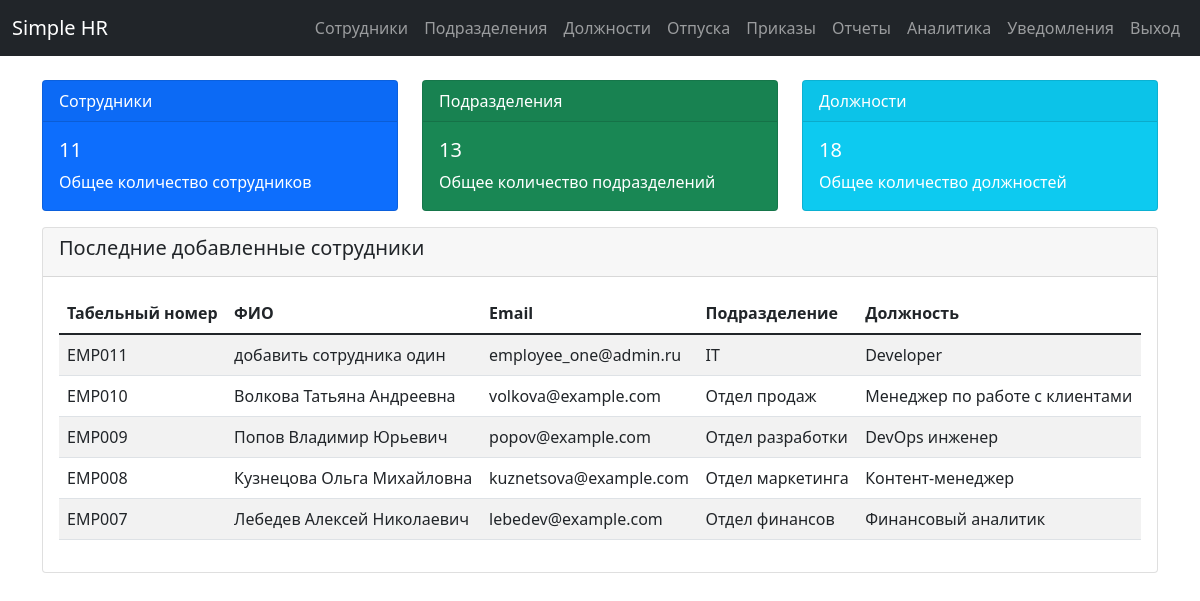
/ (signed in), run on an earlier commit of the app's database.
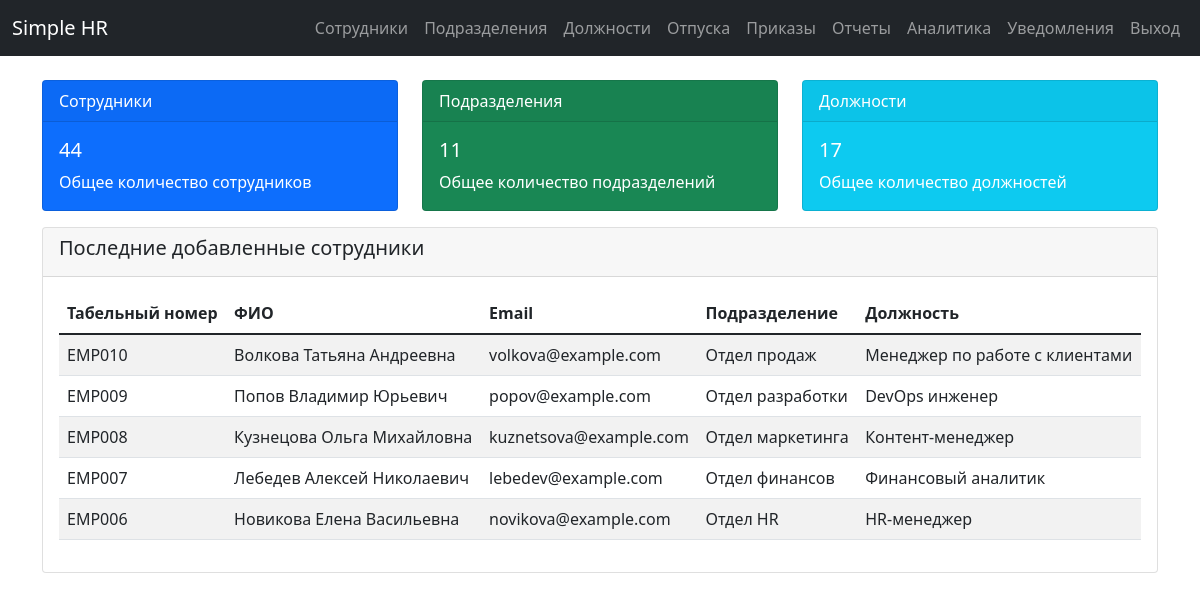
And on a later commit of the database.
### app/models.py (models this page shows)
class Employee(db.Model):
    id = db.Column(db.Integer, primary_key=True)
    full_name = db.Column(db.String(150), nullable=False, index=True)
    email = db.Column(db.String(120), unique=True, nullable=False, index=True)
    employee_id = db.Column(db.String(50), unique=True, nullable=False, index=True)  # табельный номер
    hire_date = db.Column(db.Date, nullable=False, index=True)
    status = db.Column(db.String(20), default='active', index=True)  # active, dismissed
    department_id = db.Column(db.Integer, db.ForeignKey('department.id'), nullable=False, index=True)
    position_id = db.Column(db.Integer, db.ForeignKey('position.id'), nullable=False, index=True)
    __table_args__ = (
        db.Index('idx_employee_status_department', 'status', 'department_id'),
        db.Index('idx_employee_hire_date_status', 'hire_date', 'status'),
    )

class Department(db.Model):
    id = db.Column(db.Integer, primary_key=True)
    name = db.Column(db.String(100), unique=True, nullable=False, index=True)
    employees = db.relationship('Employee', backref='department', lazy=True)

class Position(db.Model):
    id = db.Column(db.Integer, primary_key=True)
    title = db.Column(db.String(100), unique=True, nullable=False, index=True)
    employees = db.relationship('Employee', backref='position', lazy=True)

### app/routes/main.py (the view)
@bp.route('/')
@login_required
def index():
    employee_count = Employee.query.count()
    department_count = Department.query.count()
    position_count = Position.query.count()
    recent_employees = Employee.query.order_by(Employee.id.desc()).limit(5).all()
    return render_template('dashboard.html',
                         employee_count=employee_count,
                         department_count=department_count,
                         position_count=position_count,
                         recent_employees=recent_employees)

### app/templates/dashboard.html (shortened to what this page needs)
{% extends "base.html" %}
{% block content %}
<div class="row">
    <div class="col-md-4">
        <div class="card text-white bg-primary mb-3">
            <div class="card-header">Сотрудники</div>
            <div class="card-body">
                <h5 class="card-title">{{ employee_count }}</h5>
                <p class="card-text">Общее количество сотрудников</p>
            </div>
        </div>
    </div>
    <div class="col-md-4">
        <div class="card text-white bg-success mb-3">
            <div class="card-header">Подразделения</div>
            <div class="card-body">
                <h5 class="card-title">{{ department_count }}</h5>
                <p class="card-text">Общее количество подразделений</p>
            </div>
        </div>
    </div>
    <div class="col-md-4">
        <div class="card text-white bg-info mb-3">
            <div class="card-header">Должности</div>
            <div class="card-body">
                <h5 class="card-title">{{ position_count }}</h5>
                <p class="card-text">Общее количество должностей</p>
            </div>
        </div>
    </div>
</div>
<div class="row">
    <div class="col-md-12">
        <div class="card">
            <div class="card-header">
                <h5>Последние добавленные сотрудники</h5>
            </div>
            <div class="card-body">
                <table class="table table-striped">
                    <thead>
                        <tr>
                            <th>Табельный номер</th>
                            <th>ФИО</th>
                            <th>Email</th>
                            <th>Подразделение</th>
                            <th>Должность</th>
                        </tr>
                    </thead>
                    <tbody>
                        {% for employee in recent_employees %}
                        <tr>
                            <td>{{ employee.employee_id }}</td>
                            <td>{{ employee.full_name }}</td>
                            <td>{{ employee.email }}</td>
                            <td>{{ employee.department.name if employee.department else 'Не указано' }}</td>
                            <td>{{ employee.position.title if employee.position else 'Не указана' }}</td>
                        </tr>
                        {% endfor %}
                    </tbody>
                </table>
            </div>
        </div>
    </div>
</div>
{% endblock %}

What changed in the data, as far as the page shows it:
no longer on this page (row edited): Employee: employee_id "EMP011", full_name "добавить сотрудника один", email "employee_one@admin.ru", department "IT", position "Developer"
added Employee: employee_id "EMP006", full_name "Новикова Елена Васильевна", email "novikova@example.com", department "Отдел HR", position "HR-менеджер"
Also different on the page:
{{ employee_count }}: "11" → "44"
{{ department_count }}: "13" → "11"
{{ position_count }}: "18" → "17"
